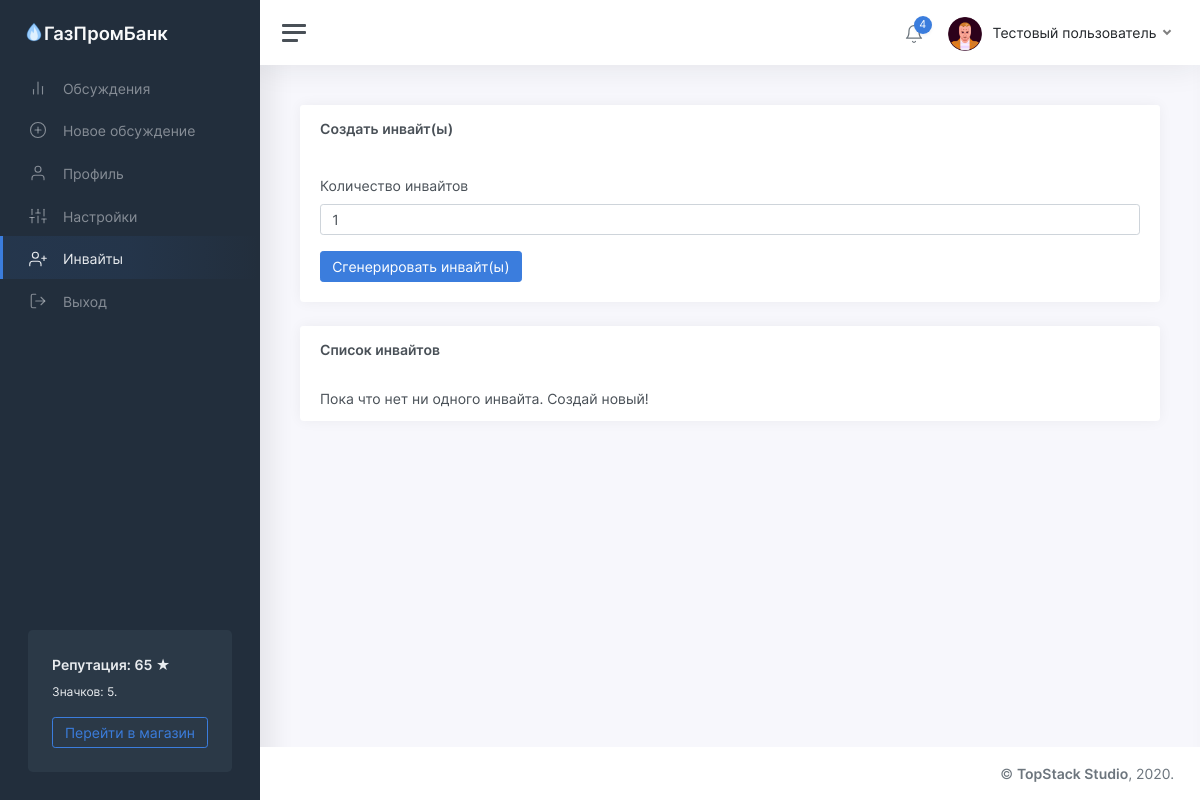
/invite (signed in), run on an earlier commit of the app's database.
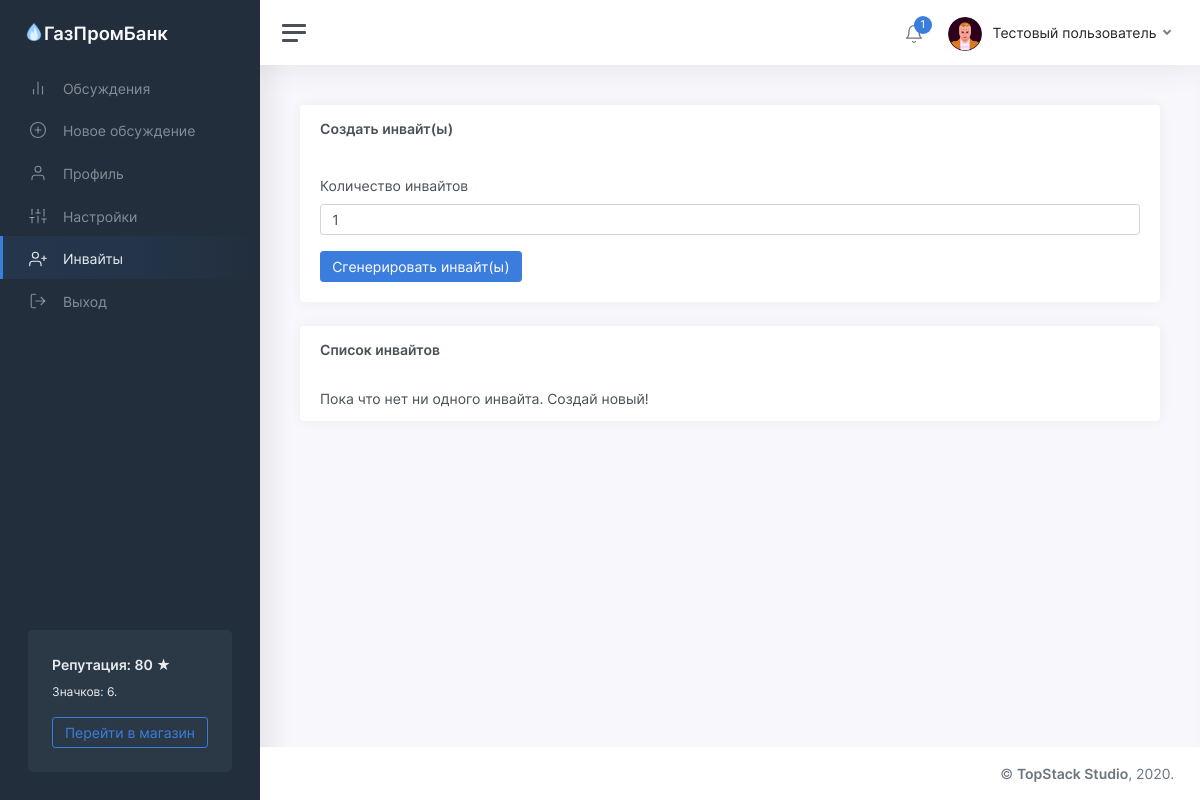
And on a later commit of the database.
### tables this page shows
CREATE TABLE "users" (
	"id"	INTEGER NOT NULL UNIQUE,
	"password"	TEXT NOT NULL,
	"email"	TEXT NOT NULL UNIQUE,
	"status"	TEXT NOT NULL,
	"rating"	INTEGER NOT NULL,
	"moderator"	INTEGER,
	"blocked"	INTEGER,
	"description"	TEXT,
	"name"	TEXT NOT NULL,
	"avatar"	INTEGER,
	"badges"	TEXT,
	PRIMARY KEY("id")
);

### app/views.py (the view)
@app.route('/invite')
def viewInvites():
	user = getUser(session['id'])
	if not user['moderator']:
		redirect('/threads?from=not_found')
	return render_template('invites.html', user=user, invites=getInvites(), success=request.args.get('success'))

### app/functions.py (called while the page is built)
def getInvites():
	conn = sqlite3.connect(db_path)
	conn.row_factory = sqlite3.Row
	cursor = conn.cursor()
	cursor.execute('SELECT * FROM invites')
	codes = cursor.fetchall()
	codes.reverse()
	return codes

def getUser(identifier):
	conn = sqlite3.connect(db_path)
	conn.row_factory = sqlite3.Row
	cursor = conn.cursor()
	cursor.execute('SELECT * FROM users where id="%s"' % identifier)
	user = cursor.fetchone()
	if user:
		user = dict(user)
		user['badges'] = json.loads(user['badges'])
		user['notifications'] = getNotifications(identifier)
	return user

def fromTimestamp(timestamp):
	return datetime.utcfromtimestamp(timestamp + 3600 * 3).strftime('%d.%m.%Y %H:%M')

def getNotifications(user_id):
	conn = sqlite3.connect(db_path)
	conn.row_factory = sqlite3.Row
	cursor = conn.cursor()
	cursor.execute('SELECT * FROM notifications WHERE owner=%s' % user_id)
	notifications = cursor.fetchall()
	for x in range(len(notifications)):
		notifications[x] = dict(notifications[x])
		notifications[x]['date'] = fromTimestamp(notifications[x]['date'])
	notifications.reverse()
	return notifications

### templates/invites.html (shortened to what the changed rows need)
<!DOCTYPE html>
<html lang="ru">
	<head>
		<link href="/static/css/app.css" rel="stylesheet">
	</head>
	<body>
		<div class="wrapper">
			<nav id="sidebar" class="sidebar">
				<div class="sidebar-content js-simplebar">
					<div class="sidebar-cta">
						<div class="sidebar-cta-content">
							<strong class="d-inline-block mb-2">Репутация: {{user.rating}} &#9733;</strong>
							<div class="mb-3 text-sm">
								Значков: {{user.badges.__len__()}}.
							</div>
							<a href="/shop" class="btn btn-outline-primary btn-block">Перейти в магазин</a>
						</div>
					</div>
				</div>
			</nav>
			<div class="main">
				<nav class="navbar navbar-expand navbar-light navbar-bg">
					<div class="navbar-collapse collapse">
						<ul class="navbar-nav navbar-align">
							<li class="nav-item dropdown">
								<a class="nav-icon dropdown-toggle" href="#" id="alertsDropdown" data-toggle="dropdown">
									<div class="position-relative">
										<i class="align-middle" data-feather="bell"></i>
										<span class="indicator">{{user.notifications.__len__()}}</span>
									</div>
								</a>
							</li>
							<li class="nav-item dropdown">
								<a class="nav-link dropdown-toggle d-none d-sm-inline-block" href="#" data-toggle="dropdown">
								<img src="/static/img/avatars/{{user.avatar}}.png" class="avatar img-fluid rounded mr-1"/> <span class="text-dark">{{user.name}}</span>
								</a>
							</li>
						</ul>
					</div>
				</nav>
			</div>
		</div>
	</body>
</html>

What changed in the data, as far as the page shows it:
changed users "Тестовый пользователь": rating "65" → "80"
Also different on the page:
{{ user.badges.__len__() }}: "5" → "6"
{{ user.notifications.__len__() }}: "4" → "1"
